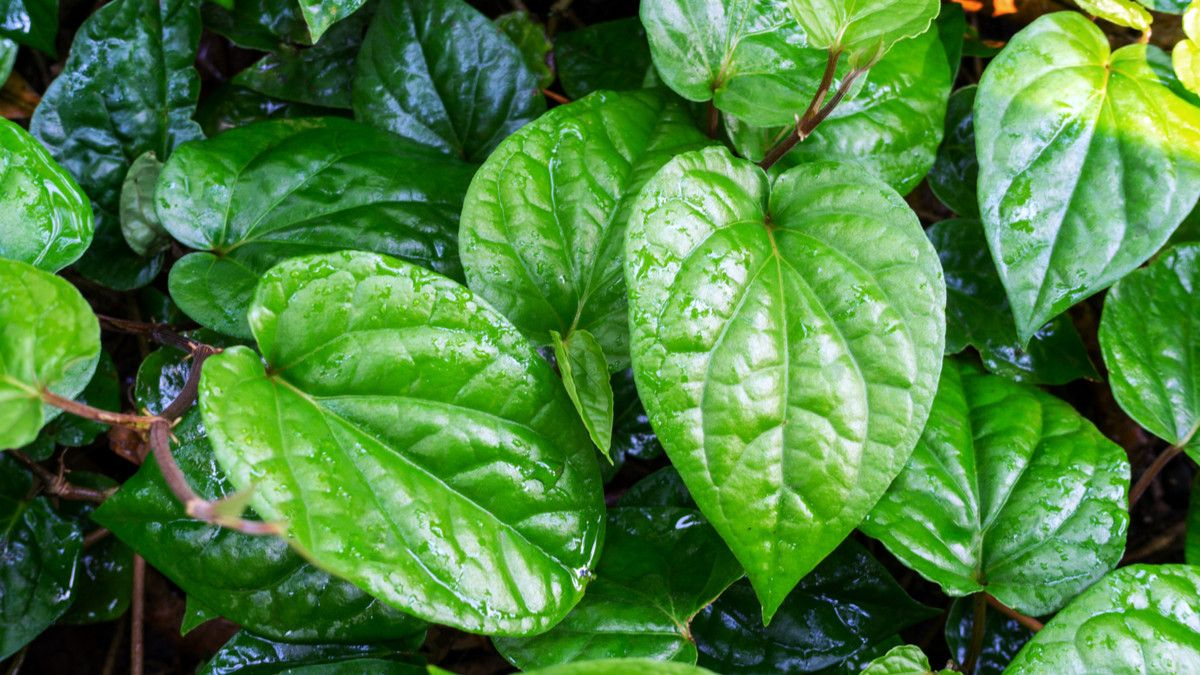
#> input picture LKP1/daun.jpg, 1200 x 675 px
$ python lkp1.py
#> lines starting #> are read from the running program, lines starting #| are printed output that depends on the picture
import numpy as np
import cv2

# Fungsi utama
# Fungsi untuk mendapatkan matrix dari suatu gambar masukan menggunakan fungsi np.array()
def matrix_img(image):
    matrix = np.array(image)
    return matrix

# Fungsi untuk mengubah intensitas pixel gambar dengan threshold tertentu
def change_px (image):
    row, col ,ch = img_daun.shape
    for i in range(0,row):
        for j in range(0,col):
            if image[i, j] < 150:
                image[i, j] = 255
    return image

# Fungsi untuk mendapatkan transpose dari matrix menggunakan fungsi transpose()
def transp_matrix(matrix):
    tp = matrix.transpose()
    return tp


# Main Driver
# Membaca gambar daun lalu menampilkannya
img_daun = cv2.imread("daun.jpg")
#> img_daun is the input picture: shape (675, 1200, 3); mean B, G, R 62.1, 130.7, 76.3
cv2.imshow("daun", img_daun)

# Menggunakan fungsi matrix_img untuk mendapatkan matrix dari gambar daun, lalu menampilkannya
matrix = matrix_img(img_daun)
print(matrix)
#> (printed output is left out)

# Memecah tiap channel menggunakan fungsi split
b, g, r = cv2.split(img_daun)
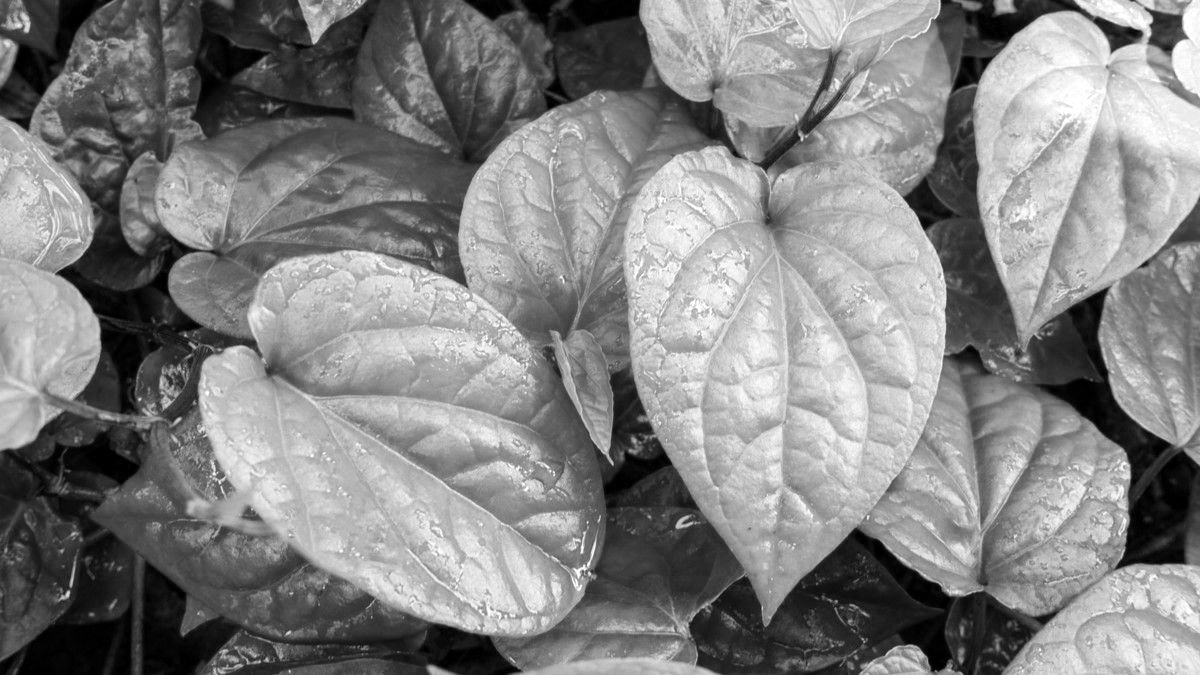
#> g: shape (675, 1200); min 0, max 255, mean 130.7
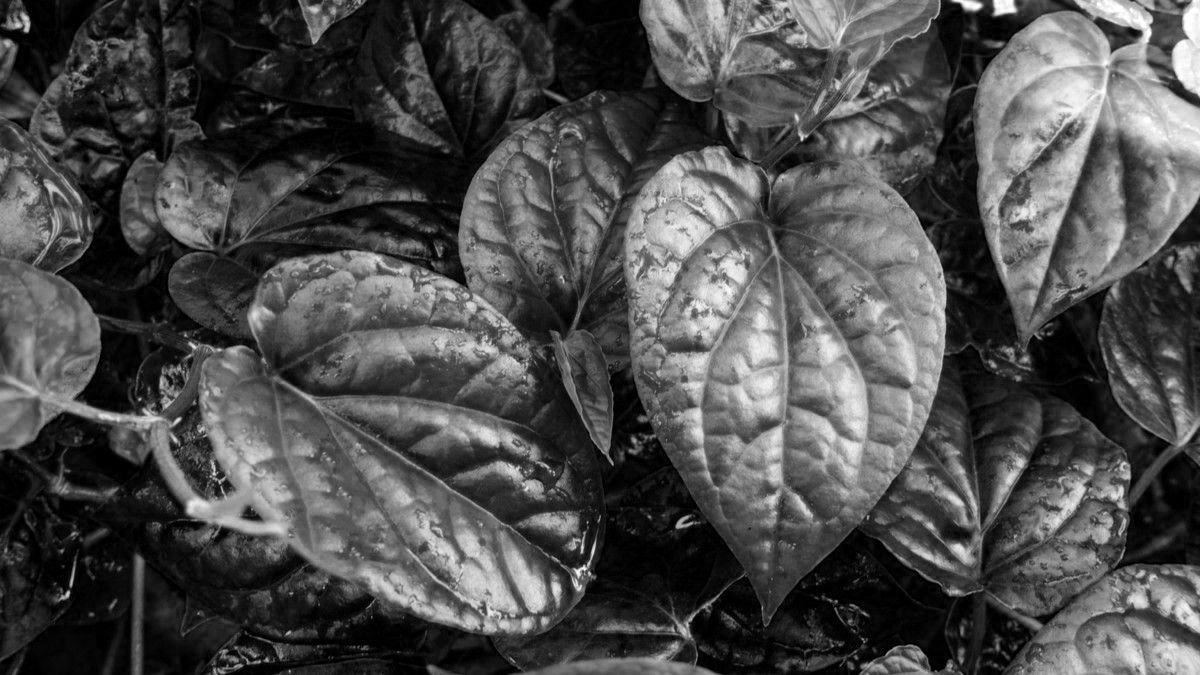
#> r: shape (675, 1200); min 0, max 255, mean 76.3
# Lalu melakukan perubahan intensitas pixel dengan fungsi change_px sesuai dengan threshold
change_b = change_px(b)
change_g = change_px(g)
#> after the loop in change_px (call 2), `for i in range(0,row):`:
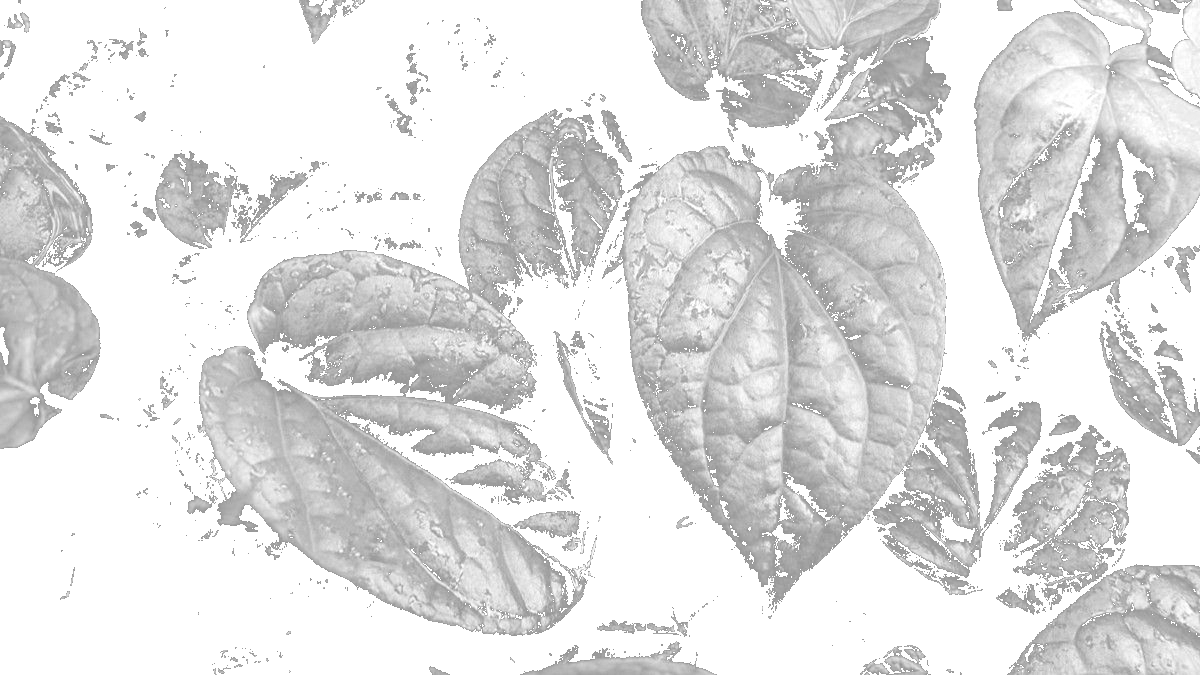
#> image: shape (675, 1200); min 150, max 255, mean 224.2
change_r = change_px(r)
#> after the loop in change_px (call 3), `for i in range(0,row):`:
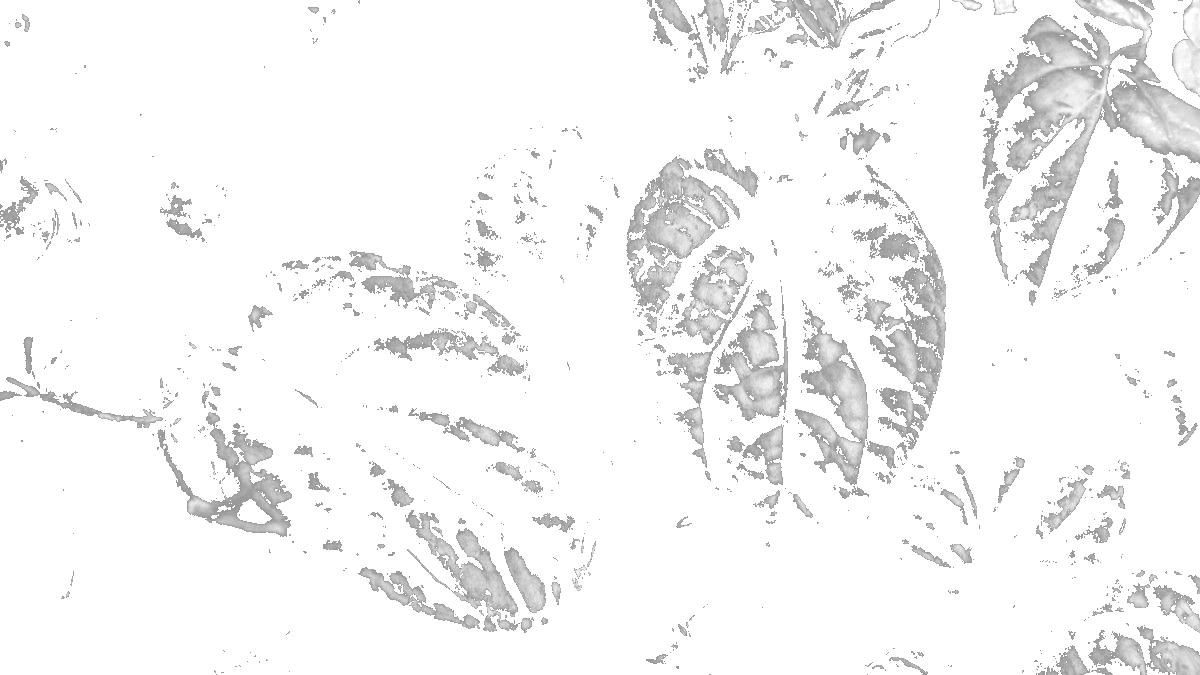
#> image: shape (675, 1200); min 150, max 255, mean 244.8
# Menggabungkan kembali channel yang telah dipisah dan diubah
merge = cv2.merge([change_b, change_g, change_r])
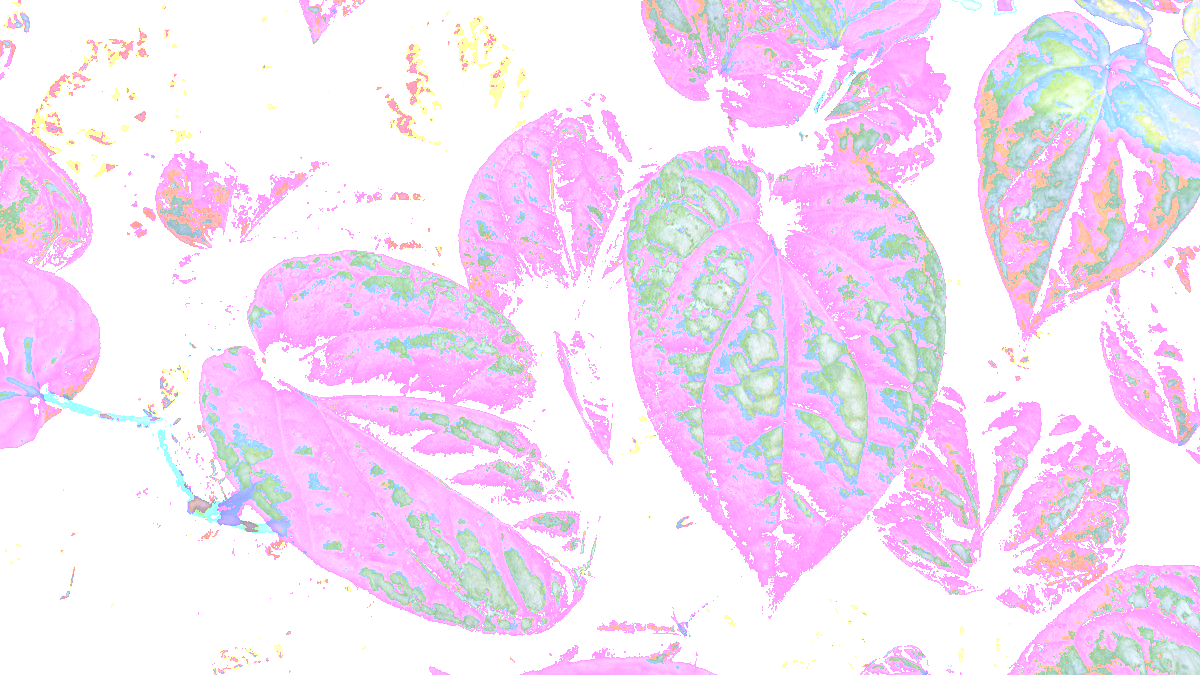
#> merge: shape (675, 1200, 3); mean B, G, R 246.3, 224.2, 244.8
# Menampilkan gambar setelah digabung
cv2.imshow("merge", merge)

# Menggunakan fungsi transp_matrix untuk mendapatkan transpose dari matrix, lalu menampilkannya
transpose = transp_matrix(matrix)
print(transpose)
#> (printed output is left out)

cv2.waitKey(0)
